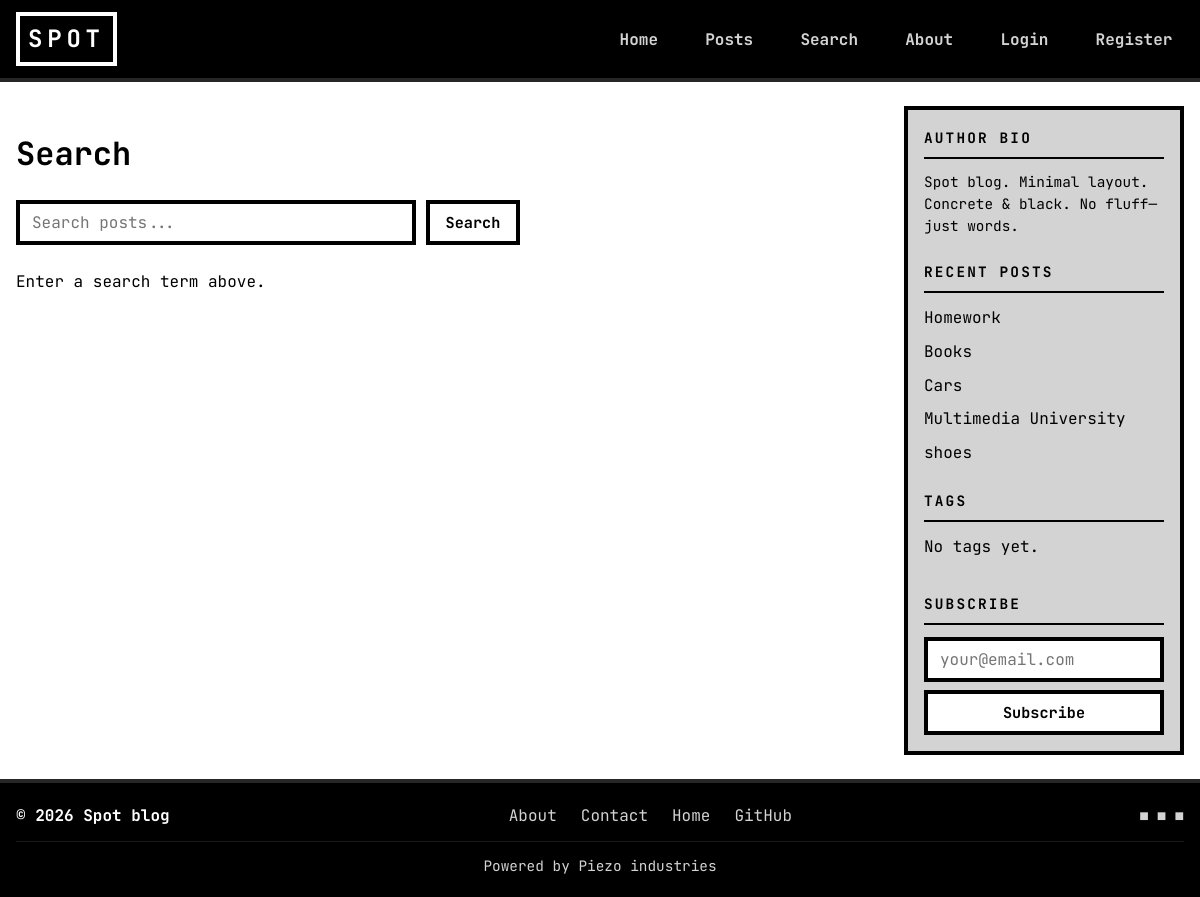
The app's page /search/, older data.
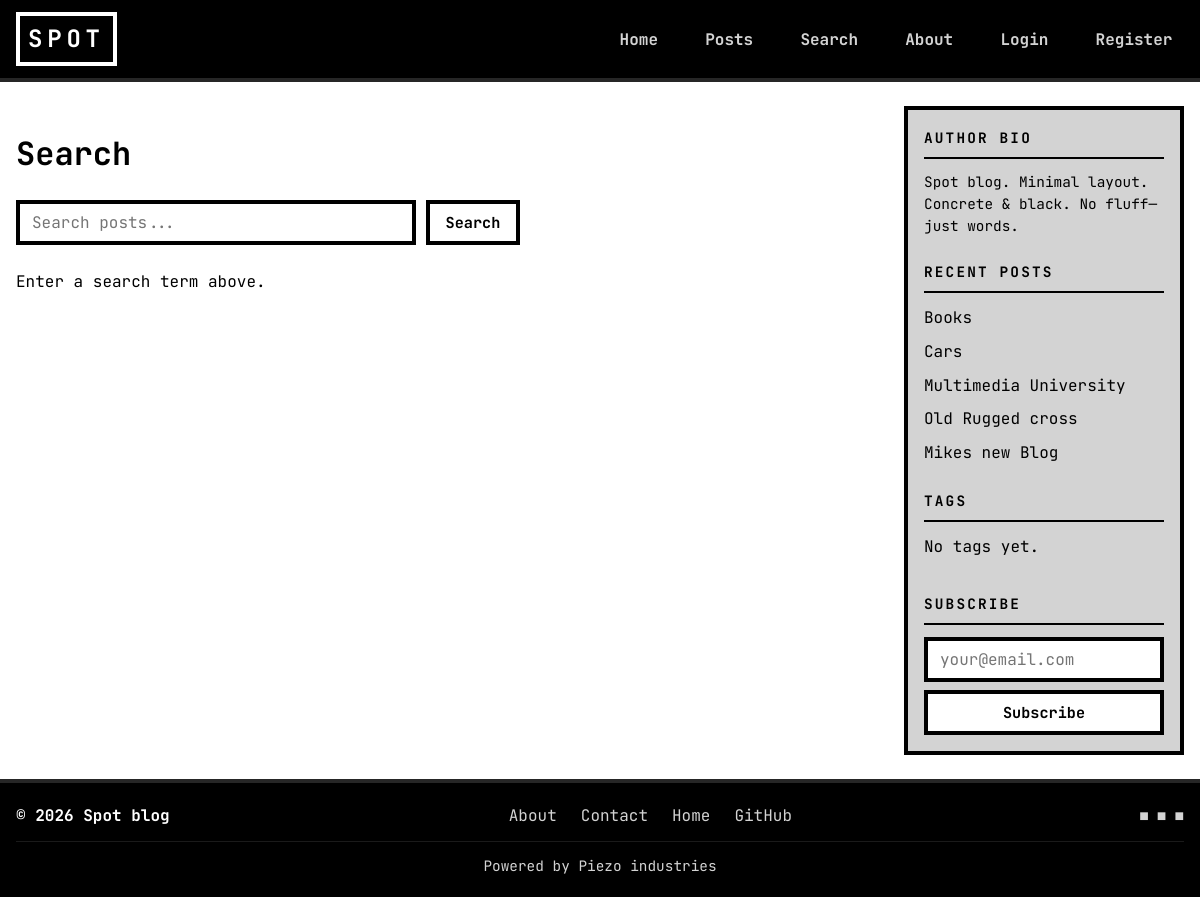
The same page, newer data.
### blog2/models.py (models this page shows, shortened)
class Post(models.Model):
    title = models.CharField(max_length=200)
    author = models.ForeignKey(
        settings.AUTH_USER_MODEL,
        on_delete=models.CASCADE,
        related_name='posts'
    )
    body = models.TextField()
    excerpt = models.CharField(max_length=300, blank=True)
    created_at = models.DateTimeField(auto_now_add=True)
    updated_at = models.DateTimeField(auto_now=True)
    tags = models.ManyToManyField(Tag, blank=True, related_name='posts')
    class Meta:
        ordering = ['-created_at']

### blog2/views.py (the view)
# urls.py: path('search/', views.search_view, name='search'),
def search_view(request):
    form = SearchForm(request.GET or None)
    posts = []
    if form.is_valid() and form.cleaned_data.get('q'):
        q = form.cleaned_data['q'].strip()
        posts = Post.objects.filter(
            Q(title__icontains=q) | Q(body__icontains=q) | Q(excerpt__icontains=q)
        ).distinct()
    paginator = Paginator(posts, 10)
    page = request.GET.get('page', 1)
    page_obj = paginator.get_page(page)
    return render(request, 'search_results.html', {
        'form': form,
        'query': form.cleaned_data.get('q', '') if form.is_valid() else '',
        'posts': page_obj,
        'page_obj': page_obj,
    })

### blog2/forms.py
class SearchForm(forms.Form):
    q = forms.CharField(
        required=False,
        max_length=100,
        widget= forms.TextInput(attrs={
            'placeholder': 'Search posts...',
            'class': 'brutalist-input',
        })
    )

### blog2/context_processors.py (called while the page is built)
def sidebar_context(request):
    return {
        'recent_sidebar_posts': Post.objects.all()[:5],
        'sidebar_tags': Tag.objects.all()[:15],
    }

### templates/search_results.html (shortened to what this page needs)
{% extends 'base.html' %}
{% block content %}
<h1 class="fade-in">Search</h1>
<form method="get" action="{% url 'search' %}" class="fade-in" style="margin-bottom: 1.5rem;">
  <input type="search" name="q" value="{{ query }}" placeholder="Search posts..." class="brutalist-input" style="max-width: 400px; display: inline-block;" aria-label="Search">
  <button type="submit" class="animated-button brutalist-btn">Search</button>
</form>
{% if query %}
<p class="fade-in">Results for "{{ query }}":</p>
<div class="post-grid">
  {% for post in posts %}
  <article class="post-card fade-in">
    <h2><a href="{% url 'post_detail' post.pk %}">{{ post.title }}</a></h2>
    <div class="meta">{{ post.author.username }} · {{ post.created_at|date:"M d, Y" }}</div>
    <p class="excerpt">{{ post.get_excerpt }}</p>
    <a href="{% url 'post_detail' post.pk %}" class="brutalist-btn" style="margin-top: 0.75rem;">Read</a>
  </article>
  {% empty %}
  <p>No posts found.</p>
  {% endfor %}
</div>
{% if page_obj.has_other_pages %}
<nav class="pagination" aria-label="Pagination">
  {% if page_obj.has_previous %}
  <a href="?q={{ query|urlencode }}&page={{ page_obj.previous_page_number }}">← Prev</a>
  {% else %}
  <span class="disabled">← Prev</span>
  {% endif %}
  {% for num in page_obj.paginator.page_range %}
  {% if page_obj.number == num %}
  <span class="current">{{ num }}</span>
  {% else %}
  <a href="?q={{ query|urlencode }}&page={{ num }}">{{ num }}</a>
  {% endif %}
  {% endfor %}
  {% if page_obj.has_next %}
  <a href="?q={{ query|urlencode }}&page={{ page_obj.next_page_number }}">Next →</a>
  {% else %}
  <span class="disabled">Next →</span>
  {% endif %}
</nav>
{% endif %}
{% else %}
<p>Enter a search term above.</p>
{% endif %}
{% endblock %}

### templates/includes/sidebar.html (shortened to what this page needs)
<aside class="sidebar">
    <section class="sidebar-block sidebar-bio">
        <h3 class="sidebar-title">Author Bio</h3>
        <p>Spot blog. Minimal layout. Concrete &amp; black. No fluff—just words.</p>
    </section>
    <section class="sidebar-block">
        <h3 class="sidebar-title">Recent Posts</h3>
        <ul class="sidebar-list">
            {% for post in recent_sidebar_posts %}
            <li><a href="{% url 'post_detail' post.pk %}">{{ post.title|truncatewords:6 }}</a></li>
            {% empty %}
            <li>No posts yet.</li>
            {% endfor %}
        </ul>
    </section>
    <section class="sidebar-block">
        <h3 class="sidebar-title">Tags</h3>
        <ul class="sidebar-tags">
            {% for tag in sidebar_tags %}
            <li><a href="{% url 'search' %}?q={{ tag.name|urlencode }}">{{ tag.name }}</a></li>
            {% empty %}
            <li>No tags yet.</li>
            {% endfor %}
        </ul>
    </section>
    <section class="sidebar-block">
        <h3 class="sidebar-title">Subscribe</h3>
        <form class="sidebar-subscribe" action="#" method="post">
            <input type="email" name="email" placeholder="your@email.com" class="brutalist-input" required aria-label="Email">
            <button type="submit" class="animated-button brutalist-btn">Subscribe</button>
        </form>
    </section>
</aside>

Row changes from the older to the newer data that the page shows:
removed Post: title "Homework"
removed Post: title "shoes"
now on this page (row edited): Post: title "Old Rugged cross"
added Post: title "Mikes new Blog"
